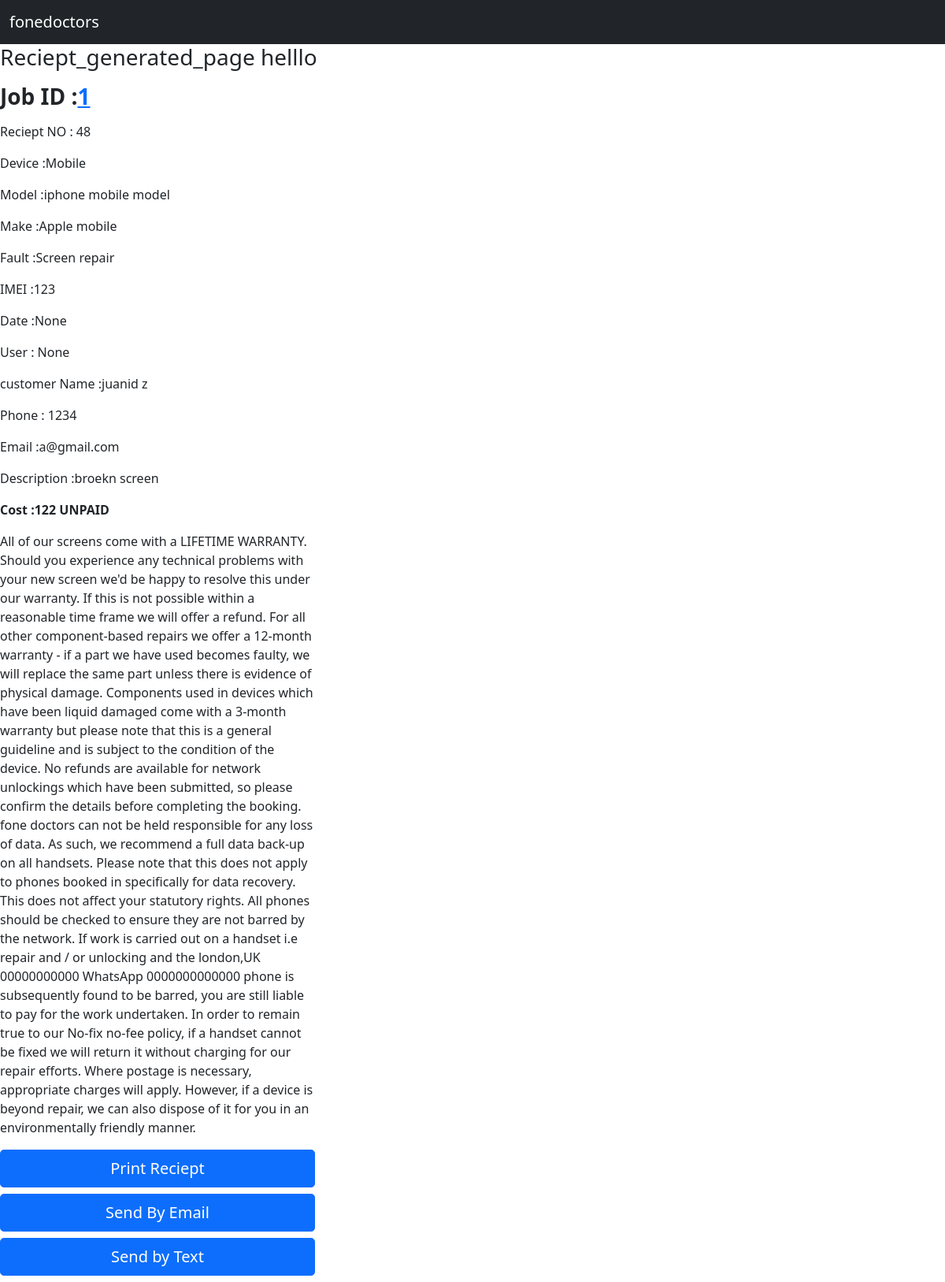
The page /reciept/1 on the database its author committed.
### Jobs/models.py (models this page shows, shortened)
class Reciepts(models.Model):
    reciept = models.ForeignKey(Jobs, on_delete = models.CASCADE, null=True, blank=True)

class Jobs(models.Model):
    customer = models.ForeignKey(Customer,on_delete = models.CASCADE, related_name = 'job_customer')
    device =  models.ForeignKey(Devices,on_delete = models.CASCADE, related_name = 'job_device', null = True, blank=True)
    make = models.ForeignKey(Make,on_delete = models.CASCADE, related_name = 'job_make', null=True, blank=True)
    model = models.ForeignKey(Model,on_delete = models.CASCADE, related_name = 'job_model', null=True, blank=True)
    fault =  models.ForeignKey(Fault,on_delete = models.CASCADE, related_name = 'job_faults', null=True, blank=True)
    description = models.TextField(null=True, blank=True)
    imei = models.CharField(max_length=250, null=True, blank=True)
    accessories = models.ForeignKey(Accessories,on_delete = models.CASCADE, related_name = 'job_acessories', null=True, blank=True)
    sale_item = models.ForeignKey(Sale_item,on_delete = models.CASCADE, related_name = 'sale_acessories', null=True, blank=True)
    passcode = models.CharField(max_length=250, null=True, blank=True)
    network = models.ForeignKey(Network,on_delete = models.CASCADE, related_name = 'job_network', null=True, blank=True)
    cost = models.IntegerField(null=True, blank=True)
    job_status = models.ForeignKey(Job_status,on_delete = models.CASCADE, related_name = 'job_job_status', null=True, blank=True)
    collection_time = models.DateTimeField(null=True, blank=True)
    payment_status = models.CharField(choices= PAYMENT_STATUS, max_length=250, null=True, blank=True)
    created_date = models.DateTimeField(null=True, blank=True)
    created_by = models.ForeignKey(User, on_delete = models.CASCADE, null=True, blank=True)
    completed = models.BooleanField(default=False)

class Devices(models.Model):
    customer =models.ForeignKey(Customer,on_delete=models.CASCADE)
    devices = models.CharField(max_length=250)
    def __str__(self):
        return self.devices

class Model(models.Model):
    make = models.ForeignKey(Make,on_delete=models.CASCADE)
    model = models.CharField(max_length=250)
    def __str__(self):
        return self.model

class Make(models.Model):
    device = models.ForeignKey(Devices,on_delete=models.CASCADE, related_name='make_device')
    make = models.CharField(max_length=250)
    def __str__(self):
        return self.make

class Fault(models.Model):
    fault =  models.CharField(max_length=250)
    def __str__(self):
        return self.fault

### customer/models.py (models this page shows, shortened)
class Customer(models.Model):
    id = models.AutoField(primary_key=True)
    first_name = models.CharField(max_length=250)
    last_name = models.CharField(max_length=250)
    phone  = models.IntegerField()
    landline  = models.IntegerField()
    email = models.EmailField(max_length=250)
    address = models.CharField(max_length=250)
    postcode = models.CharField(max_length=250)
    created_date = models.DateTimeField(null=True, blank= True)#
    created_by = models.ForeignKey(User,on_delete=models.CASCADE, null=True, blank=True)
    def full_name(self):
        return f"{self.first_name} {self.last_name}"

### Jobs/views.py (the view)
# urls.py: path('reciept/<str:id>', views.reciept, name='reciept'),
def reciept(request,id):
    reciept = Reciepts.objects.filter(reciept=id).last()
    context = {'reciept':reciept}
    return render(request,'reciept.html',context)

### templates/reciept.html (shortened to what this page needs)
{% extends 'base.html' %}
{% block content %}
<h3>Reciept_generated_page helllo</h3>
<div class="col col-md-4 ">
<p><h3><strong>Job ID :<a href="{% url 'job_detail_page' reciept.reciept.id  %}">{{reciept.reciept.id}}</a></strong></h3></p>
<p>Reciept NO : {{reciept.id}}</p>
<p>Device :{{reciept.reciept.device}}</p>
<p>Model :{{reciept.reciept.model}}</p>
<p>Make :{{reciept.reciept.make}}</p>
<p>Fault :{{reciept.reciept.fault}}</p>
<p>IMEI  :{{reciept.reciept.imei}}</p>
<p>Date :{{reciept.reciept.created_date}}</p>
<p>User : {{reciept.reciept.created_by}}</p>
<p> customer Name :{{reciept.reciept.customer.full_name}}</p>
<p>Phone : {{reciept.reciept.customer.phone}}</p>
<p>Email :{{reciept.reciept.customer.email}}</p>
<p>Description :{{reciept.reciept.description}}</p>
<p><strong>Cost :{{reciept.reciept.cost}} {{reciept.reciept.payment_status}}</strong></p>
<p>All of our screens come with a LIFETIME
    WARRANTY.
    Should you experience any technical problems
    with your new screen we'd be happy to resolve
    this under our warranty. If this is not possible
    within a reasonable time frame we will offer a
    refund.
    For all other component-based repairs we offer a
    12-month warranty - if a part we have used
    becomes faulty, we will replace the same part
    unless there is evidence of physical damage.
    Components used in devices which have been
    liquid damaged come with a 3-month warranty
    but please note that this is a general guideline
    and is subject to the condition of the device.
    No refunds are available for network unlockings
    which have been submitted, so please confirm
    the details before completing the booking.
    fone doctors can not be held responsible for any
    loss of data. As such, we recommend a full data
    back-up on all handsets. Please note that this
    does not apply to phones booked in specifically
    for data recovery. This does not affect your
    statutory rights.
    All phones should be checked to ensure they are
    not barred by the network. If work is carried out
    on a handset i.e repair and / or unlocking and the
    london,UK
    00000000000
    WhatsApp 0000000000000
    phone is subsequently found to be barred, you
    are still liable to pay for the work undertaken.
    In order to remain true to our No-fix no-fee policy,
    if a handset cannot be fixed we will return it
    without charging for our repair efforts. Where
    postage is necessary, appropriate charges will
    apply. However, if a device is beyond repair, we
    can also dispose of it for you in an
    environmentally friendly manner.
</p>
<a class="btn btn-primary btn-lg col-md-12 mb-2">Print Reciept</a>
<a class="btn btn-primary btn-lg col-md-12 mb-2" href='/send_email_page/{{reciept.reciept.customer.id}}/{{reciept.id}}'  >Send By Email</a>
<a class="btn btn-primary btn-lg col-md-12 mb-2">Send by Text</a>
</div>
{% endblock %}

### rows shown on the page
Reciepts: reciept.id "1", id "48", reciept.device "Mobile", reciept.model "iphone mobile model", reciept.make "Apple mobile", reciept.fault "Screen repair", reciept.imei "123", reciept.created_date "None", reciept.created_by "None", reciept.customer.full_name "juanid z", reciept.customer.phone "1234", reciept.customer.email "a@gmail.com", reciept.description "broekn screen", reciept.cost "122", reciept.payment_status "UNPAID"
